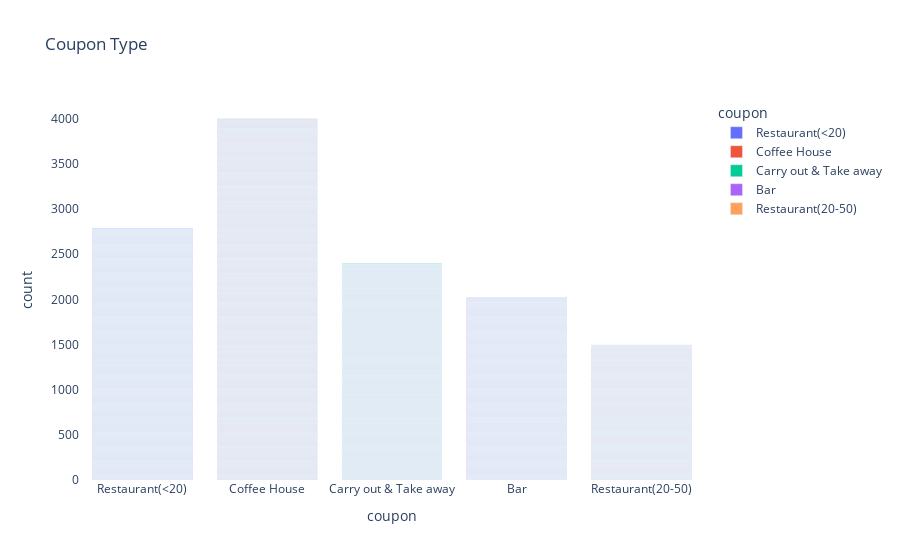

Write notebook code for a chart like this one.
### Markdown cell above
5. Use a bar plot to visualize the `coupon` column.

### Code cell
#help(px.bar)
fig = px.bar(data, x="coupon", title="Coupon Type", color="coupon", opacity=1)
fig.update_layout( plot_bgcolor='white')

### Figure 1 — Plotly figure (JSON) as saved in the notebook; plotly's stock layout.template omitted (floating-point values rounded to 4 significant figures; data arrays with more than 128 entries replaced by an {"elided": "..."} marker saying what was removed)
{"data": [{"alignmentgroup": "True", "hovertemplate": "coupon=%{x}<br>count=%{y}<extra></extra>", "legendgroup": "Restaurant(<20)", "marker": {"color": "#636efa", "opacity": 1, "pattern": {"shape": ""}}, "name": "Restaurant(<20)", "offsetgroup": "Restaurant(<20)", "orientation": "v", "showlegend": true, "textposition": "auto", "type": "bar", "x": {"elided": "2786 str values"}, "xaxis": "x", "y": {"elided": "2786 int values"}, "yaxis": "y"}, {"alignmentgroup": "True", "hovertemplate": "coupon=%{x}<br>count=%{y}<extra></extra>", "legendgroup": "Coffee House", "marker": {"color": "#EF553B", "opacity": 1, "pattern": {"shape": ""}}, "name": "Coffee House", "offsetgroup": "Coffee House", "orientation": "v", "showlegend": true, "textposition": "auto", "type": "bar", "x": {"elided": "3996 str values"}, "xaxis": "x", "y": {"elided": "3996 int values"}, "yaxis": "y"}, {"alignmentgroup": "True", "hovertemplate": "coupon=%{x}<br>count=%{y}<extra></extra>", "legendgroup": "Carry out & Take away", "marker": {"color": "#00cc96", "opacity": 1, "pattern": {"shape": ""}}, "name": "Carry out & Take away", "offsetgroup": "Carry out & Take away", "orientation": "v", "showlegend": true, "textposition": "auto", "type": "bar", "x": {"elided": "2393 str values"}, "xaxis": "x", "y": {"elided": "2393 int values"}, "yaxis": "y"}, {"alignmentgroup": "True", "hovertemplate": "coupon=%{x}<br>count=%{y}<extra></extra>", "legendgroup": "Bar", "marker": {"color": "#ab63fa", "opacity": 1, "pattern": {"shape": ""}}, "name": "Bar", "offsetgroup": "Bar", "orientation": "v", "showlegend": true, "textposition": "auto", "type": "bar", "x": {"elided": "2017 str values"}, "xaxis": "x", "y": {"elided": "2017 int values"}, "yaxis": "y"}, {"alignmentgroup": "True", "hovertemplate": "coupon=%{x}<br>count=%{y}<extra></extra>", "legendgroup": "Restaurant(20-50)", "marker": {"color": "#FFA15A", "opacity": 1, "pattern": {"shape": ""}}, "name": "Restaurant(20-50)", "offsetgroup": "Restaurant(20-50)", "orientation": "v", "showlegend": true, "textposition": "auto", "type": "bar", "x": {"elided": "1492 str values"}, "xaxis": "x", "y": {"elided": "1492 int values"}, "yaxis": "y"}], "layout": {"autosize": true, "barmode": "relative", "legend": {"title": {"text": "coupon"}, "tracegroupgap": 0}, "plot_bgcolor": "white", "title": {"text": "Coupon Type"}, "xaxis": {"anchor": "y", "autorange": true, "categoryarray": ["Restaurant(<20)", "Coffee House", "Carry out & Take away", "Bar", "Restaurant(20-50)"], "categoryorder": "array", "domain": [0, 1], "range": [-0.5, 4.5], "title": {"text": "coupon"}, "type": "category"}, "yaxis": {"anchor": "x", "autorange": true, "domain": [0, 1], "range": [0, 4206.0], "title": {"text": "count"}, "type": "linear"}}}
